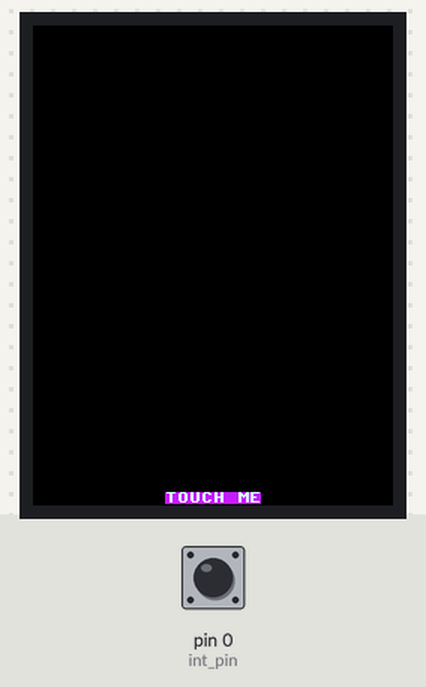
This program was run on a simulated MicroPython board. Parts: 240×320 colour display. Inputs (shaded band) come from the test bench; at power-on: pin 0 (int_pin) HIGH. Library files of the repository ran but are not shown: ili9341.py, xpt2046.py.

Above: at 0.5 s.

The program:

demo_touch.py
```python
"""ILI9341 demo (simple touch demo)."""
from ili9341 import Display, color565
from xpt2046 import Touch
from machine import idle, Pin, SPI  # type: ignore


class Demo(object):
    """Touchscreen simple demo."""
    CYAN = color565(0, 255, 255)
    PURPLE = color565(255, 0, 255)
    WHITE = color565(255, 255, 255)

    def __init__(self, display, spi2):
        """Initialize box.

        Args:
            display (ILI9341): display object
            spi2 (SPI): SPI bus
        """
        self.display = display
#         self.touch = Touch(spi2, cs=Pin(5), int_pin=Pin(0),
#                            int_handler=self.touchscreen_press)
        self.touch = Touch(spi2, cs=Pin(5), int_pin=Pin(0),
                           int_handler=self.touchscreen_press)
        # Display initial message
        self.display.draw_text8x8(self.display.width // 2 - 32,
                                  self.display.height - 9,
                                  "TOUCH ME",
                                  self.WHITE,
                                  background=self.PURPLE)

        # A small 5x5 sprite for the dot
        self.dot = bytearray(b'\x00\x00\x07\xE0\xF8\x00\x07\xE0\x00\x00\x07\xE0\xF8\x00\xF8\x00\xF8\x00\x07\xE0\xF8\x00\xF8\x00\xF8\x00\xF8\x00\xF8\x00\x07\xE0\xF8\x00\xF8\x00\xF8\x00\x07\xE0\x00\x00\x07\xE0\xF8\x00\x07\xE0\x00\x00')

    def touchscreen_press(self, x, y):
        print(f'{x}, {y}')
        """Process touchscreen press events."""
        # Y needs to be flipped
        y = (self.display.height - 1) - y
        # Display coordinates
        self.display.draw_text8x8(self.display.width // 2 - 32,
                                  self.display.height - 9,
                                  "{0:03d}, {1:03d}".format(x, y),
                                  self.CYAN)
        # Draw dot
        self.display.draw_sprite(self.dot, x - 2, y - 2, 5, 5)


def test():
    """Test code."""
    spi0 = SPI(0, baudrate=40_000_000, sck=Pin(18), mosi=Pin(19))
    display = Display(spi0, dc=Pin(15), cs=Pin(17), rst=Pin(14))


#     spi1 = SPI(1, baudrate=40000000, sck=Pin(14), mosi=Pin(13))
#     display = Display(spi1, dc=Pin(4), cs=Pin(16), rst=Pin(17))
#     spi2 = SPI(2, baudrate=1000000, sck=Pin(18), mosi=Pin(23), miso=Pin(19))
    spi1 = SPI(1, baudrate=1_000_000, sck=Pin(10), mosi=Pin(11), miso=Pin(12))

    Demo(display, spi1)

    try:
        while True:
            idle()

    except KeyboardInterrupt:
        print("\nCtrl-C pressed.  Cleaning up and exiting...")
    finally:
        display.cleanup()


test()
```
